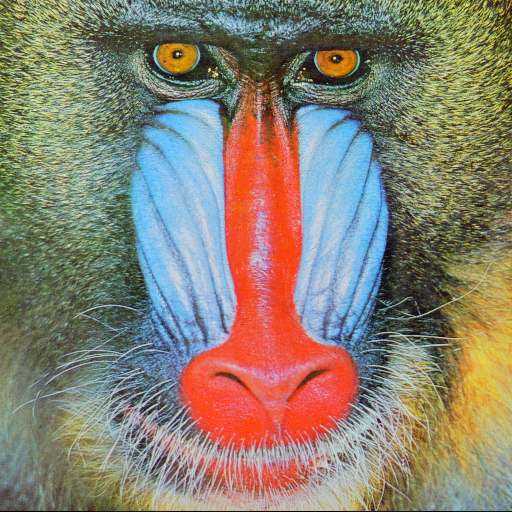
//> input picture imequ/mandrill.ppm, 512 x 512 px
$ ./hsi   (built with g++ and OpenCV 4)
//> lines starting //> are read from the running program, lines starting //| are printed output that depends on the picture
#include <iostream>
#include <opencv2/opencv.hpp>

using namespace std;
using namespace cv;


cv::Mat convertHSIToPPM(const cv::Mat& hsiImage) {
    cv::Mat ppmImage(hsiImage.size(), CV_8UC3);

    for (int i = 0; i < hsiImage.rows; ++i) {
        for (int j = 0; j < hsiImage.cols; ++j) {
            // Get pixel values in HSI color space
            cv::Vec3b hsiPixel = hsiImage.at<cv::Vec3b>(i, j);

            // Convert HSI to BGR
            float hue = hsiPixel[0] * CV_PI / 180.0;
            float saturation = hsiPixel[1] / 255.0;
            float intensity = hsiPixel[2] / 255.0;

            float b, g, r;

            if (hue >= 0 && hue < 2 * CV_PI / 3) {
                b = intensity * (1 - saturation);
                r = intensity * (1 + (saturation * cos(hue)) / cos(CV_PI / 3 - hue));
                g = 3 * intensity - (r + b);
            } else if (hue >= 2 * CV_PI / 3 && hue < 4 * CV_PI / 3) {
                hue -= 2 * CV_PI / 3;
                r = intensity * (1 - saturation);
                g = intensity * (1 + (saturation * cos(hue)) / cos(CV_PI / 3 - hue));
                b = 3 * intensity - (r + g);
            } else {
                hue -= 4 * CV_PI / 3;
                g = intensity * (1 - saturation);
                b = intensity * (1 + (saturation * cos(hue)) / cos(CV_PI / 3 - hue));
                r = 3 * intensity - (g + b);
            }

            // Convert BGR values to the range [0, 255]
            int bVal = static_cast<int>(b * 255);
            int gVal = static_cast<int>(g * 255);
            int rVal = static_cast<int>(r * 255);

            // Set pixel values in the PPM image
            ppmImage.at<cv::Vec3b>(i, j) = cv::Vec3b(bVal, gVal, rVal);
        }
    }

    return ppmImage;
}

int main()
{

  Mat src = imread("/Users/arthropoda/projects/c/homework/mandrill.ppm", 1);
//> src is the input picture: 512 rows x 512 cols, CV_8UC3; mean B, G, R 113.1, 128.8, 137.3

  if(src.empty())
    cerr << "Error: Loading image" << endl;
  Mat hsi(src.rows, src.cols, src.type());

  float r, g, b, h, s, in;

  for(int i = 0; i < src.rows; i++)
    {
      for(int j = 0; j < src.cols; j++)
        {
          b = src.at<Vec3b>(i, j)[0];
          g = src.at<Vec3b>(i, j)[1];
          r = src.at<Vec3b>(i, j)[2];

          in = (b + g + r) / 3;

          int min_val = 0;
          min_val = std::min(r, std::min(b,g));

          s = 1 - 3*(min_val/(b + g + r));
          if(s < 0.00001)
            {
                  s = 0;
            }else if(s > 0.99999){
                  s = 1;
            }

          if(s != 0)
            {
              h = 0.5 * ((r - g) + (r - b)) / sqrt(((r - g)*(r - g)) + ((r - b)*(g - b)));
              h = acos(h);

              if(b <= g)
                {
                  h = h;
                } else{
                  h = ((360 * 3.14159265) / 180.0) - h;
                }
            }

          hsi.at<Vec3b>(i, j)[0] = (h * 180) / 3.14159265;
          hsi.at<Vec3b>(i, j)[1] = s*100;
          hsi.at<Vec3b>(i, j)[2] = in;
        }
    }
//> this loop made 512 passes
//> (b, g, r, in, s, h) on passes 1 to 3: (71, 150, 164, 128.3, 0.447, 0.907), (62, 125, 120, 102.3, 0.394, 1.12), (31, 74, 99, 68, 0.544, 0.675)
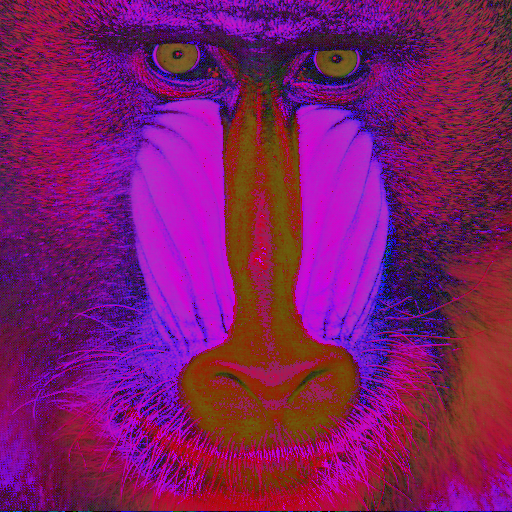
//> hsi: 512 rows x 512 cols, CV_8UC3; mean B, G, R 101.9, 25.3, 126.1
//> after the loop, b = 12; g = 11; r = 9; in = 10.67; s = 0.156; h = 3.48

     // Split HSI image into individual channels
    std::vector<cv::Mat> channels;
    cv::split(hsi, channels);
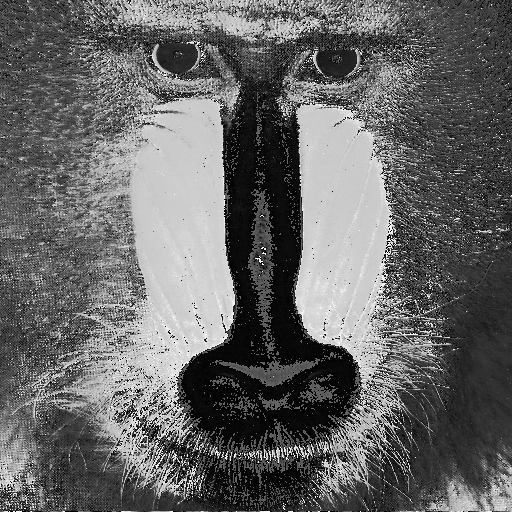
//> channels[0]: 512 rows x 512 cols, CV_8UC1; min 0, max 255, mean 101.9
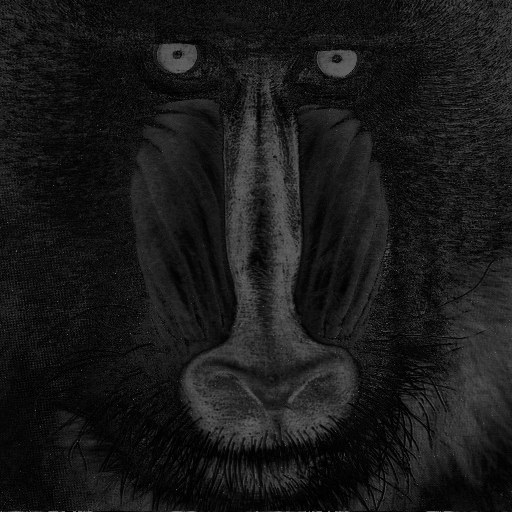
//> channels[1]: 512 rows x 512 cols, CV_8UC1; min 0, max 100, mean 25.3
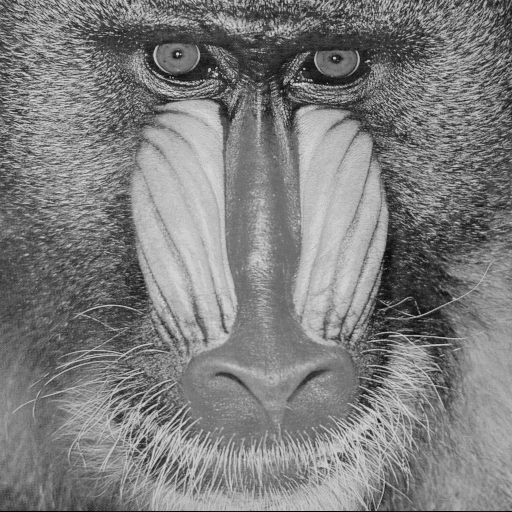
//> channels[2]: 512 rows x 512 cols, CV_8UC1; min 0, max 222, mean 126.1


    cv::equalizeHist(channels[2], channels[2]);
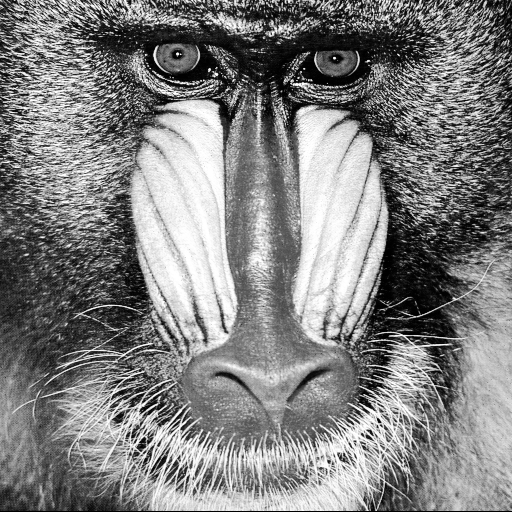
//> channels[2]: 512 rows x 512 cols, CV_8UC1; min 0, max 255, mean 128.3

    // Merge the channels back into an HSI image
    cv::merge(channels, hsi);
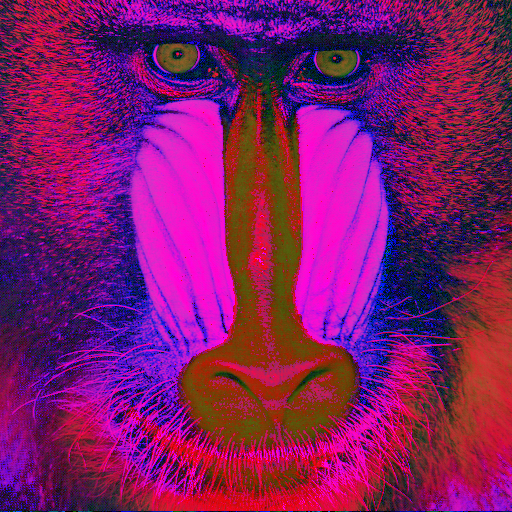
//> hsi: 512 rows x 512 cols, CV_8UC3; mean B, G, R 101.9, 25.3, 128.3

    // Convert the HSI image back to BGR color space
   // cv::cvtColor(hsi, hsi, cv::COLOR_HSV2BGR);
    hsi = convertHSIToPPM(hsi);
//> after the loop in convertHSIToPPM, `for (int i = 0; i < hsiImage.rows; ++i)`:
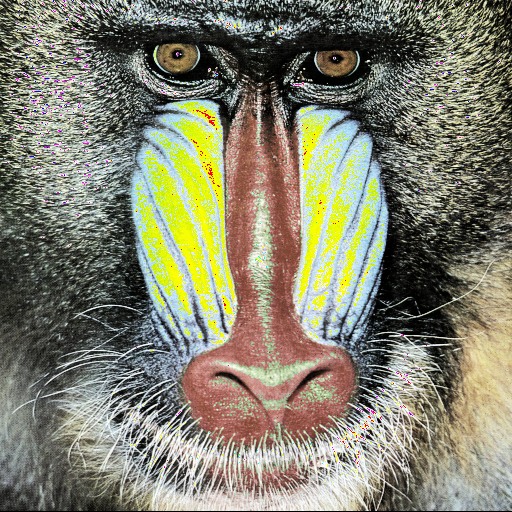
//> ppmImage: 512 rows x 512 cols, CV_8UC3; mean B, G, R 109.5, 128.9, 130.3

    namedWindow("RGB image", WINDOW_NORMAL);
    namedWindow("HSI image", WINDOW_NORMAL);


    imshow("RGB image", src);
    imshow("HSI image", hsi);


    waitKey(0);

    imwrite("hsi.ppm",hsi);

    return 0;
  }
